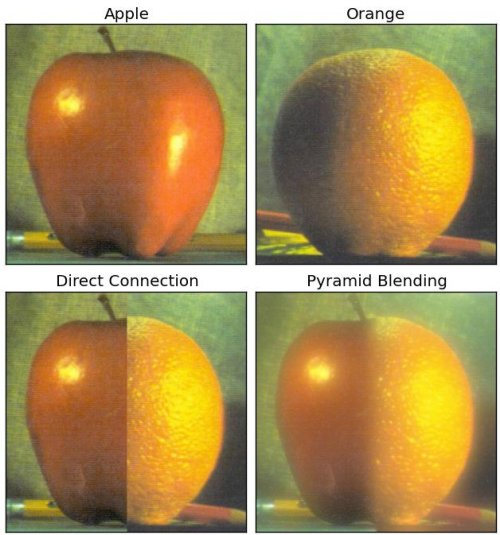
#> input picture p0/imagenes/orapple.jpg, 500 x 535 px
$ python p0.py
#> lines starting #> are read from the running program, lines starting #| are printed output that depends on the picture
"""
VC: Práctica 0

25/09/2020

author: Antonio David Villegas Yeguas
"""

#para colab
#from google.colab import drive
#drive.mount("/content/drive")

# para ejecutar en colab, poner la ruta a la carpeta de imagenes
# acabando en / y sin incluir la propia carpeta 'imagenes/<imagen>'
#RUTA_DRIVE="./drive/My Drive/VC/"

RUTA_DRIVE=""

# bibliotecas necesarias
import matplotlib.pyplot as plt
import cv2 as cv
import numpy as np

# fijamos la semilla para que aparezca lo mismo que en el PDF
np.random.seed(1)


"""
 Ejercicio 1:

Escribir una función que lea el fichero de una imagen permita mostrarlatanto
en grises como en color (im=leeimagen(filename, flagColor))

"""

"""
  lee_imagen:
    Leer un fichero como una imagen usando OpenCV.

  Argumentos:
    fichero: Ruta a la imagen
    flag_color: Modo de color a leer (0: B/N, 1: Color)

"""


def leeimagen(fichero, flag_color):

#> called with fichero = 'imagenes/orapple.jpg', flag_color = 0
    imagen = cv.imread(fichero, flag_color)
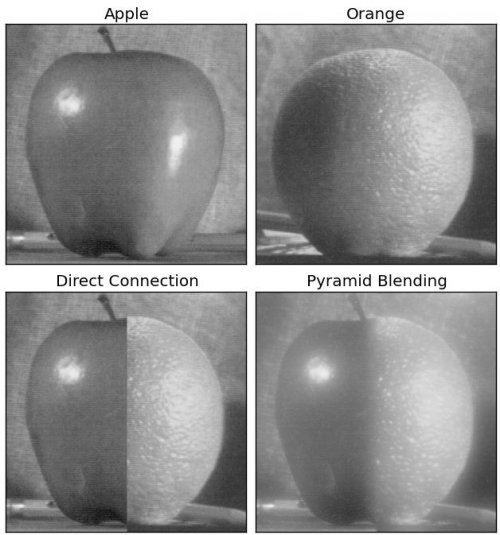
#> imagen: shape (535, 500); min 0, max 255, mean 144.5

    return imagen


def mostrar_imagen(imagen, titulo=""):
    plt.title(titulo)
    # si la imagen es tribanda, tenemos que invertir los canales B y R
    # si es en blanco y negro, tenemos que decirle a matplotlib que es monobanda
    if imagen.ndim == 3 and imagen.shape[2] >= 3:
        plt.imshow(imagen[:,:,::-1])
    else:
        plt.imshow(imagen, cmap='gray')
    plt.show()


print("Ejercicio 1:")


color_flag = 0
imagen = leeimagen(RUTA_DRIVE+"imagenes/orapple.jpg", color_flag)
mostrar_imagen(imagen)

color_flag = 1
imagen = leeimagen(RUTA_DRIVE+"imagenes/orapple.jpg", color_flag)
#> in leeimagen, imagen is the input picture: shape (535, 500, 3); mean B, G, R 87.2, 143.1, 169.2
mostrar_imagen(imagen)

#> (the run stopped early here; a loop or call above may not have finished)
